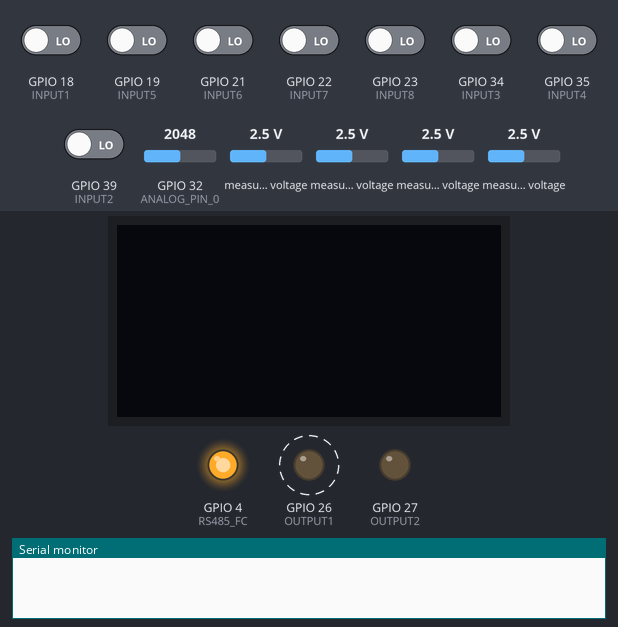
Recording of a sketch running on a simulated ESP32. Parts: 128×64 one-colour display, output pins drawn as LEDs (lit = HIGH), the last lines printed to the serial monitor. Dashed ring = blinking. Inputs (shaded band) come from the test bench; at power-on: GPIO 18 (INPUT1), GPIO 19 (INPUT5), GPIO 21 (INPUT6), GPIO 22 (INPUT7), GPIO 23 (INPUT8), GPIO 34 (INPUT3), GPIO 35 (INPUT4), GPIO 39 (INPUT2) LOW, measured voltage 2.5 V, GPIO 32 (ANALOG_PIN_0) = 2048. The display library's start-up logo is not drawn.

Above: at 0.1 s.
At 2.4 s:
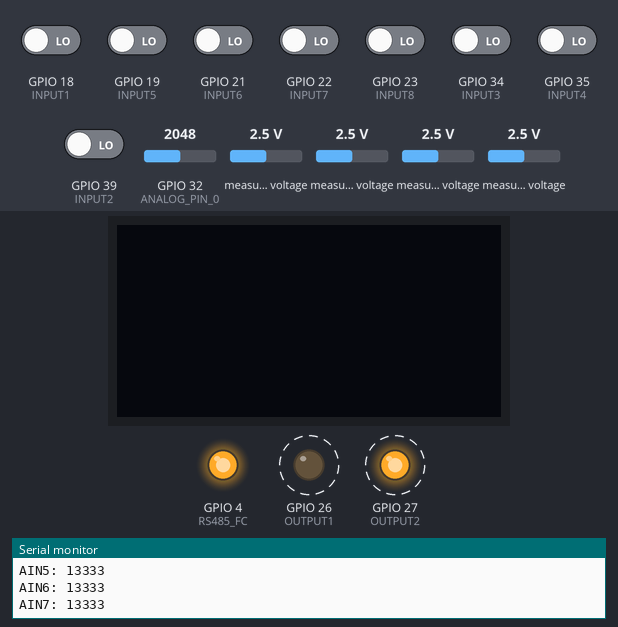
2.5 s: measured voltage (sensor 200) set to 0.1 V
Timing chart, 0 to 13.8 s (numbered marks = the images above; inputs shaded):
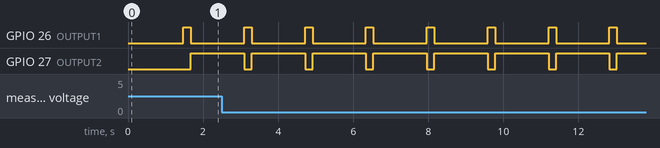

The sketch:

IIOT-AE02_TEST_CODE.ino
```cpp
#include <Wire.h>
#include <Adafruit_SSD1306.h>
#include <Adafruit_ADS1X15.h>
#include <SoftwareSerial.h>

#define ANALOG_PIN_0 32

#define I2C1_SDA 16
#define I2C1_SCL 17

#define INPUT1   18
#define INPUT2   39
#define INPUT3   34
#define INPUT4   35
#define INPUT5   19
#define INPUT6   21
#define INPUT7   22
#define INPUT8   23

#define OUTPUT1 26
#define OUTPUT2 27

#define RS485_RXD 3
#define RS485_FC 4

#define SCREEN_WIDTH 128 // OLED display width, in pixels
#define SCREEN_HEIGHT 64 // OLED display height, in pixels

#define OLED_RESET -1 // Reset pin # (or -1 if sharing Arduino reset pin)
Adafruit_SSD1306 display(SCREEN_WIDTH, SCREEN_HEIGHT, &Wire, OLED_RESET);

unsigned long previousMillis = 0;
const long interval = 15000;


Adafruit_ADS1115 ads1;
Adafruit_ADS1115 ads2;

SoftwareSerial *rs485Serial = nullptr;

int analog_value = 0;
bool mode = true;

int readSwitch() {
  analog_value = analogRead(ANALOG_PIN_0);
  return analog_value; //Read analog
}

void setup() {
  Serial.begin(9600);

  pinMode(RS485_FC, OUTPUT);
  digitalWrite(RS485_FC, HIGH);

  pinMode(OUTPUT1, OUTPUT);
  pinMode(OUTPUT2, OUTPUT);

  pinMode(INPUT1, INPUT);
  pinMode(INPUT2, INPUT);
  pinMode(INPUT3, INPUT);
  pinMode(INPUT4, INPUT);
  pinMode(INPUT5, INPUT);
  pinMode(INPUT6, INPUT);
  pinMode(INPUT7, INPUT);
  pinMode(INPUT8, INPUT);

  Wire.begin(I2C1_SDA, I2C1_SCL);

  if (!display.begin(SSD1306_SWITCHCAPVCC, 0x3C)) { // Address 0x3C for 128x64
    Serial.println(F("SSD1306 allocation failed"));
    for (;;);
  }
  display.display();

  delay(100);
  I2C_SCAN_1();

  if (!ads1.begin(0x48)) {
    Serial.println("Failed to initialize ADS 1.");
  }

  if (!ads2.begin(0x49)) {
    Serial.println("Failed to initialize ADS 2.");
  }

  adcAttachPin(ANALOG_PIN_0);
}

void loop() {
  if (Serial.available()) {
    char input = Serial.read();
    if (input == '2') {
      mode = true;  // Switch to first mode
      Serial2.begin(115200, SERIAL_8N1, RS485_RXD, -1); // Only RX is defined, TX is disabled
      if (rs485Serial) {
        delete rs485Serial; // Delete SoftwareSerial object if it exists
        rs485Serial = nullptr;
      }
    } else if (input == '1') {
      mode = false; // Switch to second mode
      rs485Serial = new SoftwareSerial(RS485_RXD, 1); // Define both RX and TX for the second code
      rs485Serial->begin(9600);
    }
  }

  if (mode) {
    firstCode();
  } else {
    secondCode();
  }
}

void firstCode() {
  int16_t adc0, adc1, adc2, adc3;

  Serial.println("");
  Serial.print(digitalRead(INPUT1)); Serial.print(digitalRead(INPUT2)); Serial.print(digitalRead(INPUT3)); Serial.println(digitalRead(INPUT4));
  Serial.print(digitalRead(INPUT5)); Serial.print(digitalRead(INPUT6)); Serial.print(digitalRead(INPUT7)); Serial.println(digitalRead(INPUT8));
  Serial.println("");

 unsigned long currentMillis = millis();

  if (currentMillis - previousMillis >= interval) {

    previousMillis = currentMillis;
    Serial.println("receiver mode test 'serial print '1'");
  }

  Serial.println("");
  Serial.print("Push button  "); Serial.println(readSwitch());
  Serial.println("");

  adc0 = ads1.readADC_SingleEnded(0);
  adc1 = ads1.readADC_SingleEnded(1);
  adc2 = ads1.readADC_SingleEnded(2);
  adc3 = ads1.readADC_SingleEnded(3);

  Serial.println("-----------------------------------------------------------");
  Serial.print("AIN1: "); Serial.print(adc0); Serial.println("  ");
  Serial.print("AIN2: "); Serial.print(adc1); Serial.println("  ");
  Serial.print("AIN3: "); Serial.print(adc2); Serial.println("  ");
  Serial.print("AIN4: "); Serial.print(adc3); Serial.println("  ");

  adc0 = ads2.readADC_SingleEnded(0);
  adc1 = ads2.readADC_SingleEnded(1);
  adc2 = ads2.readADC_SingleEnded(2);
  adc3 = ads2.readADC_SingleEnded(3);

  Serial.println("-----------------------------------------------------------");
  Serial.print("AIN4: "); Serial.print(adc0); Serial.println("  ");
  Serial.print("AIN5: "); Serial.print(adc1); Serial.println("  ");
  Serial.print("AIN6: "); Serial.print(adc2); Serial.println("  ");
  Serial.print("AIN7: "); Serial.print(adc3); Serial.println("  ");

  digitalWrite(OUTPUT1, HIGH);
  digitalWrite(OUTPUT2, LOW);
  delay(200);
  digitalWrite(OUTPUT1, LOW);
  digitalWrite(OUTPUT2, HIGH);
  delay(200);

  digitalWrite(RS485_FC, HIGH); // Make FLOW CONTROL pin HIGH
  delay(500);
  Serial2.println(F("RS485 01 SUCCESS")); // Send RS485 SUCCESS serially
  delay(500);

}

void secondCode() {
  if (rs485Serial && rs485Serial->available()) {
    String rs485Data = rs485Serial->readString();
    Serial.println(rs485Data);

    display.clearDisplay();
    display.setTextSize(1);
    display.setTextColor(SSD1306_WHITE);
    display.setCursor(0, 0);
    display.print("RS485 Data:");
    display.setCursor(0, 10);
    display.print(rs485Data);
    display.display();
  }

  if (Serial.available()) {
    String userInput = Serial.readString();
    digitalWrite(RS485_FC, HIGH);
    rs485Serial->print(userInput);
    digitalWrite(RS485_FC, LOW);
    delay(100);
  }
}

void I2C_SCAN_1() {
  byte error, address;
  int deviceCount = 0;

  Serial.println("Scanning...");

  for (address = 1; address < 127; address++) {
    Wire.beginTransmission(address);
    error = Wire.endTransmission();

    if (error == 0) {
      Serial.print("I2C device found at address 0x");
      if (address < 16) {
        Serial.print("0");
      }
      Serial.print(address, HEX);
      Serial.println("  !");
      deviceCount++;
      delay(1);
    } else if (error == 4) {
      Serial.print("Unknown error at address 0x");
      if (address < 16) {
        Serial.print("0");
      }
      Serial.println(address, HEX);
    }
  }

  if (deviceCount == 0) {
    Serial.println("No I2C devices found in Wire 1\n");
  } else {
    Serial.println("Wire 1 Scanning complete\n");
  }

  delay(1000);
}
```

Measured:
- by itself, GPIO 26 (OUTPUT1): alternates HIGH for 0.20 s and LOW for 1.4 s
- by itself, GPIO 27 (OUTPUT2): alternates HIGH for 1.4 s and LOW for 0.20 s
